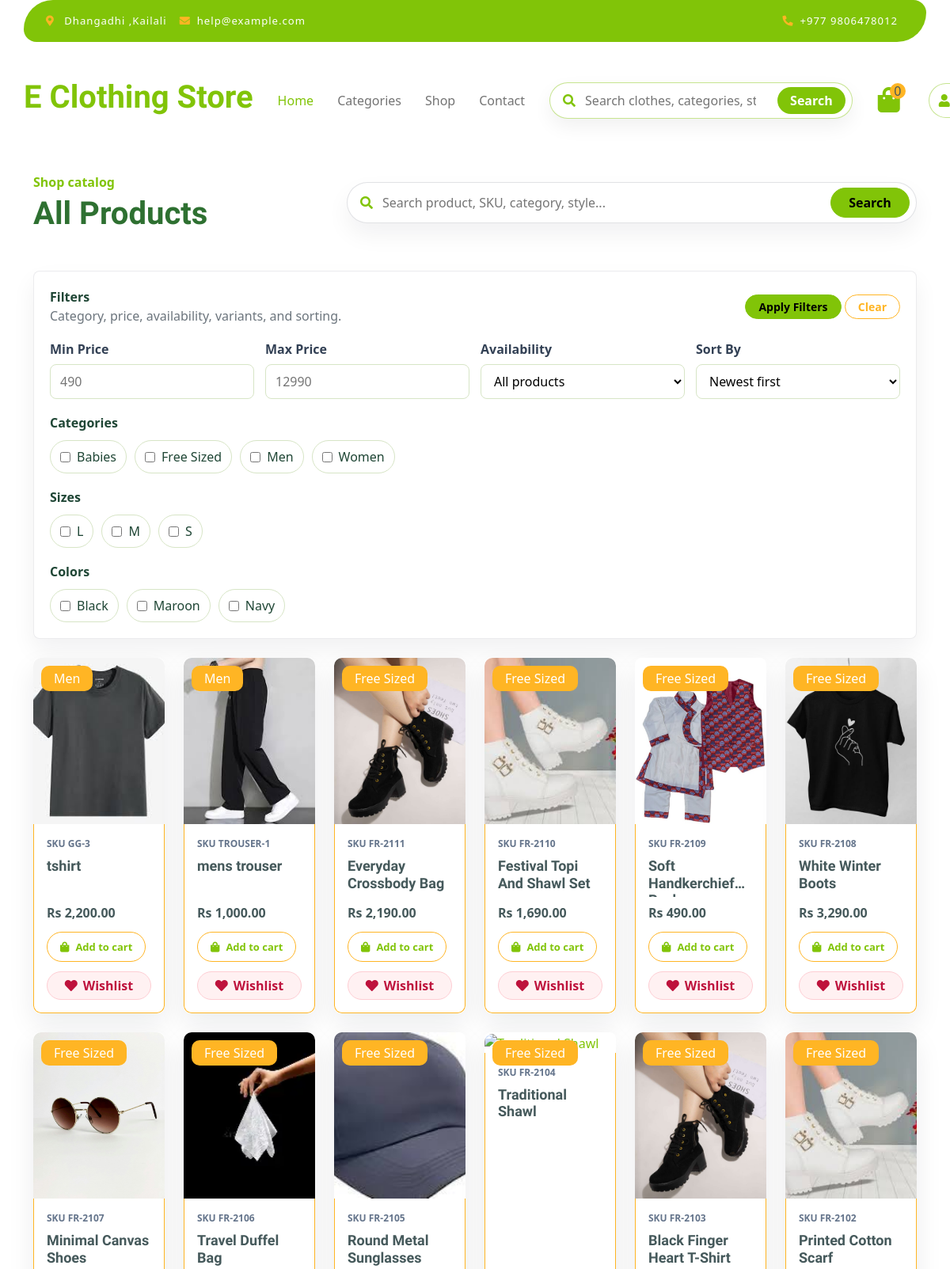
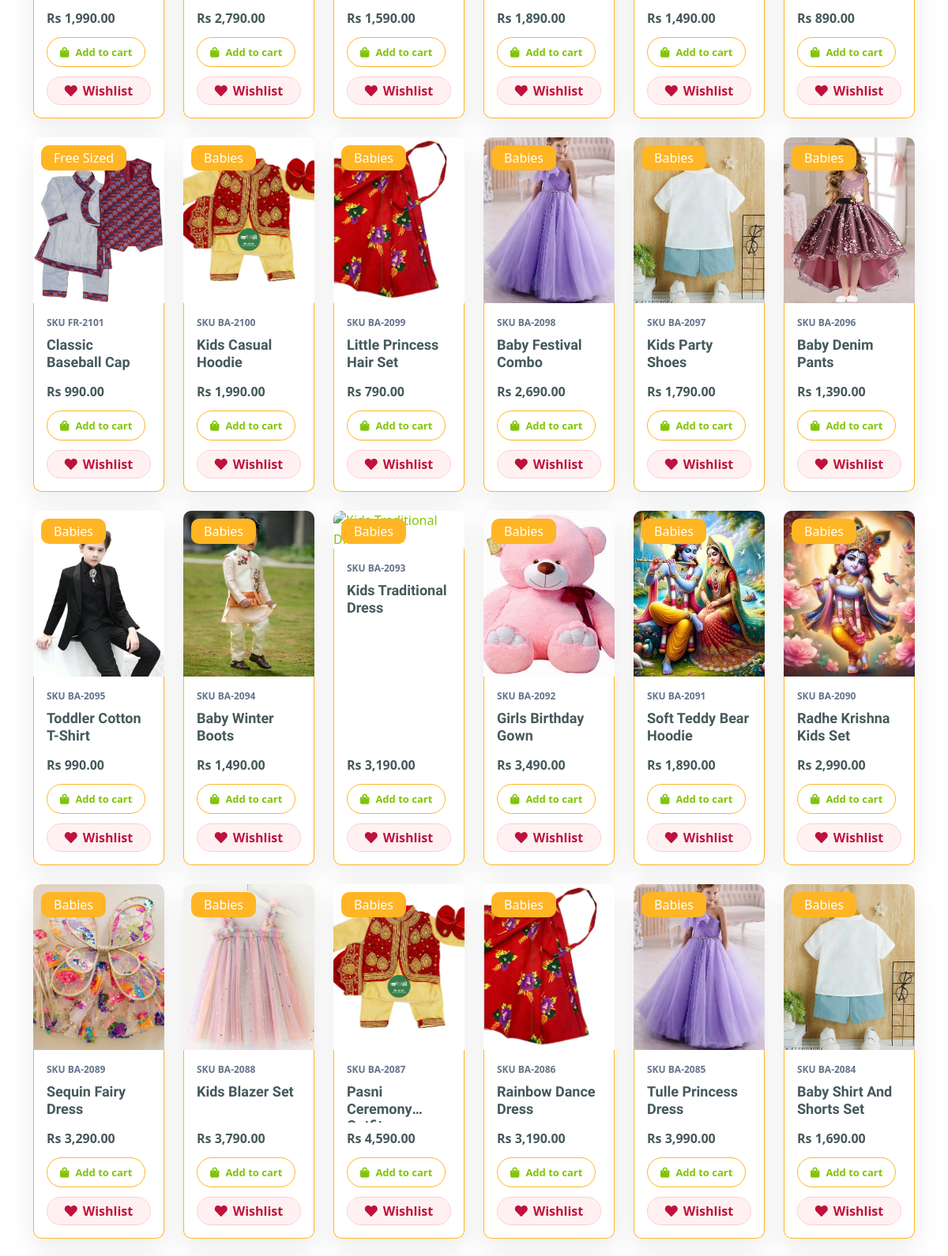
Screenshot of /user/our_shop.php (upper part) with the database file from the repository (2 pictures, top to bottom).
### tables this page shows
CREATE TABLE `category` (
  `id` int NOT NULL AUTO_INCREMENT,
  `name` varchar(100) DEFAULT NULL,
  `description` text,
  `created_at` datetime DEFAULT CURRENT_TIMESTAMP,
  `deleted_at` datetime DEFAULT NULL,
  PRIMARY KEY (`id`)
);

CREATE TABLE `product` (
  `id` int NOT NULL AUTO_INCREMENT,
  `name` varchar(100) DEFAULT NULL,
  `description` text,
  `price` decimal(10,2) DEFAULT NULL,
  `quantity` int DEFAULT NULL,
  `sku` varchar(100) DEFAULT NULL,
  `category_id` int DEFAULT NULL,
  `image` varchar(255) DEFAULT NULL,
  `created_at` datetime DEFAULT CURRENT_TIMESTAMP,
  `deleted_at` datetime DEFAULT NULL,
  PRIMARY KEY (`id`),
  KEY `category_id` (`category_id`),
  CONSTRAINT `product_ibfk_1` FOREIGN KEY (`category_id`) REFERENCES `category` (`id`) ON DELETE CASCADE
);

CREATE TABLE `store_settings` (
  `id` int NOT NULL AUTO_INCREMENT,
  `store_name` varchar(255) NOT NULL,
  `store_logo` varchar(255) DEFAULT NULL,
  `contact_number` varchar(50) DEFAULT NULL,
  `store_email` varchar(255) DEFAULT NULL,
  `store_address` varchar(255) DEFAULT NULL,
  `store_information` text,
  `established_date` varchar(50) DEFAULT NULL,
  `currency_code` varchar(10) NOT NULL DEFAULT 'NPR',
  `currency_symbol` varchar(20) NOT NULL DEFAULT 'Rs',
  PRIMARY KEY (`id`)
);

### includes/store.php (called while the page is built, shortened)
<?php
function ensure_store_settings_schema(mysqli $con): void
{
    mysqli_query($con, "
        CREATE TABLE IF NOT EXISTS store_settings (
            id INT NOT NULL AUTO_INCREMENT,
            store_name VARCHAR(255) NOT NULL DEFAULT 'E-Clothing Store',
            store_logo VARCHAR(255) DEFAULT NULL,
            contact_number VARCHAR(30) NOT NULL DEFAULT '+9779806478012',
            store_email VARCHAR(255) NOT NULL DEFAULT 'help@example.com',
            store_address TEXT,
            store_information TEXT,
            established_date DATE DEFAULT NULL,
            currency_code VARCHAR(10) NOT NULL DEFAULT 'NPR',
            currency_symbol VARCHAR(20) NOT NULL DEFAULT 'Rs',
            PRIMARY KEY (id)
        ) ENGINE=InnoDB DEFAULT CHARSET=utf8mb4 COLLATE=utf8mb4_general_ci
    ");
    $columns = [];
    $result = mysqli_query($con, "SHOW COLUMNS FROM store_settings");
    while ($result && $row = mysqli_fetch_assoc($result)) {
        $columns[] = $row['Field'];
    }
    $missing = [
        'store_name' => "ADD store_name varchar(255) NOT NULL DEFAULT 'E-Clothing Store' AFTER id",
        'store_logo' => "ADD store_logo varchar(255) DEFAULT NULL AFTER store_name",
        'contact_number' => "ADD contact_number varchar(30) NOT NULL DEFAULT '+9779806478012' AFTER store_logo",
        'store_email' => "ADD store_email varchar(255) NOT NULL DEFAULT 'help@example.com' AFTER contact_number",
        'store_address' => "ADD store_address text AFTER store_email",
        'store_information' => "ADD store_information text AFTER store_address",
        'established_date' => "ADD established_date date DEFAULT NULL AFTER store_information",
        'currency_code' => "ADD currency_code varchar(10) NOT NULL DEFAULT 'NPR' AFTER established_date",
        'currency_symbol' => "ADD currency_symbol varchar(20) NOT NULL DEFAULT 'Rs' AFTER currency_code",
    ];
    $countResult = mysqli_query($con, "SELECT COUNT(*) AS total FROM store_settings");
    $count = $countResult ? (int) (mysqli_fetch_assoc($countResult)['total'] ?? 0) : 0;
}
function get_store_settings(mysqli $con): array
{
    ensure_store_settings_schema($con);
    $result = mysqli_query($con, "SELECT * FROM store_settings ORDER BY id DESC LIMIT 1");
    $settings = $result ? (mysqli_fetch_assoc($result) ?: []) : [];
    return array_merge([
        'store_name' => 'E-Clothing Store',
        'store_logo' => null,
        'contact_number' => '+9779806478012',
        'store_email' => 'help@example.com',
        'store_address' => 'Dhangadhi, Kailali Nepal',
        'store_information' => 'Quality fashion, fast service, and reliable Cash on Delivery across Nepal.',
        'currency_code' => 'NPR',
        'currency_symbol' => 'Rs',
    ], $settings);
}
function currency_symbol(?mysqli $con = null): string
{
    static $symbol = null;
    if ($symbol !== null) {
        return $symbol;
    }
    $localConnection = false;
    $settings = get_store_settings($con);
    $symbol = trim($settings['currency_symbol'] ?? 'Rs') ?: 'Rs';
    return $symbol;
}
function money(float $amount, ?mysqli $con = null): string
{
    return htmlspecialchars(currency_symbol($con)) . ' ' . number_format($amount, 2);
}

### user/our_shop.php (the view, shortened to what this page needs)
<?php
include("includes/header.php");
require_once __DIR__ . '/../includes/store.php';
require_once __DIR__ . '/../includes/product_variants.php';
$con = db_connect();
$categoryResult = mysqli_query($con, "SELECT id, name FROM category WHERE deleted_at IS NULL ORDER BY name ASC");
$categories = [];
while ($category = mysqli_fetch_assoc($categoryResult)) {
    $categories[] = $category;
}
$rangeResult = mysqli_query($con, "SELECT MIN(price) AS min_price, MAX(price) AS max_price FROM product WHERE deleted_at IS NULL");
$priceRange = mysqli_fetch_assoc($rangeResult) ?: ['min_price' => 0, 'max_price' => 0];
$sizes = [];
$sizeResult = mysqli_query($con, "SELECT DISTINCT variation_value FROM productdetail WHERE LOWER(variation_key) = 'size' AND deleted_at IS NULL ORDER BY variation_value ASC");
while ($sizeResult && $row = mysqli_fetch_assoc($sizeResult)) {
    if ($row['variation_value'] !== '') {
        $sizes[] = $row['variation_value'];
    }
}
$colors = [];
$colorResult = mysqli_query($con, "SELECT DISTINCT variation_value FROM productdetail WHERE LOWER(variation_key) = 'color' AND deleted_at IS NULL ORDER BY variation_value ASC");
while ($colorResult && $row = mysqli_fetch_assoc($colorResult)) {
    if ($row['variation_value'] !== '') {
        $colors[] = $row['variation_value'];
    }
}
$search = trim($_GET['q'] ?? '');
$selectedCategories = isset($_GET['categories']) ? array_map('intval', (array) $_GET['categories']) : [];
$selectedSizes = isset($_GET['sizes']) ? array_map('strval', (array) $_GET['sizes']) : [];
$selectedColors = isset($_GET['colors']) ? array_map('strval', (array) $_GET['colors']) : [];
$stock = $_GET['stock'] ?? 'all';
$sort = $_GET['sort'] ?? 'newest';
$conditions = ["p.deleted_at IS NULL"];
$orderMap = [
    'newest' => 'p.created_at DESC',
    'price_low' => 'p.price ASC',
    'price_high' => 'p.price DESC',
    'name' => 'p.name ASC',
    'stock' => 'p.quantity DESC',
];
$orderBy = $orderMap[$sort] ?? $orderMap['newest'];
$where = implode(' AND ', $conditions);
$sql = "SELECT p.*, c.name AS category_name
        FROM product p
        LEFT JOIN category c ON p.category_id = c.id
        WHERE $where
        ORDER BY $orderBy";
$result = mysqli_query($con, $sql);
?>
<div class="container-fluid clothing py-5" style="padding-top: 170px !important;">
    <div class="container py-5">
        <div class="shop-toolbar mb-5">
            <div>
                <p class="text-primary fw-bold mb-1">Shop catalog</p>
                <h1 class="mb-0">All Products</h1>
            </div>
            <form method="GET" class="shop-search">
                <i class="fas fa-search"></i>
                <input type="search" name="q" id="searchBox" value="<?= htmlspecialchars($search) ?>" placeholder="Search product, SKU, category, style...">
                <button class="btn btn-primary" type="submit">Search</button>
            </form>
        </div>
        <form method="GET" class="filter-panel advanced-filter-panel mb-4">
            <div class="filter-header">
                <div>
                    <strong>Filters</strong>
                    <p class="text-muted mb-0">Category, price, availability, variants, and sorting.</p>
                </div>
                <div>
                    <button type="submit" class="btn btn-primary btn-sm rounded-pill px-3">Apply Filters</button>
                    <a href="our_shop.php" class="btn btn-outline-secondary btn-sm rounded-pill px-3">Clear</a>
                </div>
            </div>
            <div class="filter-grid">
                <label>
                    <span>Min Price</span>
                    <input type="number" name="min_price" min="0" step="1" value="<?= htmlspecialchars((string) ($_GET['min_price'] ?? '')) ?>" placeholder="<?= (int) $priceRange['min_price'] ?>">
                </label>
                <label>
                    <span>Max Price</span>
                    <input type="number" name="max_price" min="0" step="1" value="<?= htmlspecialchars((string) ($_GET['max_price'] ?? '')) ?>" placeholder="<?= (int) $priceRange['max_price'] ?>">
                </label>
                <label>
                    <span>Availability</span>
                    <select name="stock">
                        <option value="all" <?= $stock === 'all' ? 'selected' : '' ?>>All products</option>
                    </select>
                </label>
                <label>
                    <span>Sort By</span>
                    <select name="sort">
                        <option value="newest" <?= $sort === 'newest' ? 'selected' : '' ?>>Newest first</option>
                    </select>
                </label>
            </div>
            <div class="filter-block">
                <strong>Categories</strong>
                <div class="filter-categories">
                    <?php foreach ($categories as $category): ?>
                        <label>
                            <input type="checkbox" name="categories[]" value="<?= (int) $category['id'] ?>" <?= in_array((int) $category['id'], $selectedCategories, true) ? 'checked' : '' ?>>
                            <?= htmlspecialchars($category['name']) ?>
                        </label>
                    <?php endforeach; ?>
                </div>
            </div>
            <?php if (!empty($sizes)): ?>
                <div class="filter-block">
                    <strong>Sizes</strong>
                    <div class="filter-categories">
                        <?php foreach ($sizes as $size): ?>
                            <label><input type="checkbox" name="sizes[]" value="<?= htmlspecialchars($size) ?>" <?= in_array($size, $selectedSizes, true) ? 'checked' : '' ?>><?= htmlspecialchars($size) ?></label>
                        <?php endforeach; ?>
                    </div>
                </div>
            <?php endif; ?>
            <?php if (!empty($colors)): ?>
                <div class="filter-block">
                    <strong>Colors</strong>
                    <div class="filter-categories">
                        <?php foreach ($colors as $color): ?>
                            <label><input type="checkbox" name="colors[]" value="<?= htmlspecialchars($color) ?>" <?= in_array($color, $selectedColors, true) ? 'checked' : '' ?>><?= htmlspecialchars($color) ?></label>
                        <?php endforeach; ?>
                    </div>
                </div>
            <?php endif; ?>
        </form>
        <div class="row g-4" id="productList">
            <?php if ($result && mysqli_num_rows($result) > 0): ?>
                <?php while ($product = mysqli_fetch_assoc($result)): ?>
                    <div class="col-md-6 col-lg-4 col-xl-2 product-card" data-id="<?= (int) $product['id']; ?>"
                        data-name="<?= htmlspecialchars(strtolower($product['name']), ENT_QUOTES); ?>" data-sku="<?= htmlspecialchars(strtolower($product['sku']), ENT_QUOTES); ?>"
                        data-description="<?= htmlspecialchars(strtolower($product['description']), ENT_QUOTES); ?>" data-price="<?= (float) $product['price']; ?>"
                        data-category="<?= htmlspecialchars(strtolower($product['category_name']), ENT_QUOTES); ?>">
                        <div class="rounded position-relative clothing-item">
                            <a href="product_details.php?id=<?= (int) $product['id']; ?>">
                                <img src="../assets/images/<?= htmlspecialchars($product['image']); ?>"
                                    class="img-fluid w-100 rounded-top" alt="<?= htmlspecialchars($product['name']); ?>">
                            </a>
                            <div class="text-white bg-secondary px-3 py-1 rounded position-absolute product-badge" style="top: 10px; left: 10px;">
                                <?= htmlspecialchars($product['category_name']); ?>
                            </div>
                            <div class="p-4 border border-secondary border-top-0 rounded-bottom">
                                <span class="product-meta">SKU <?= htmlspecialchars($product['sku']); ?></span>
                                <h5><?= htmlspecialchars($product['name']); ?></h5>
                                <div class="d-flex justify-content-between flex-lg-wrap">
                                    <span class="text-dark fs-5 fw-bold"><?= money((float) $product['price'], $con); ?></span>
                                    <?php if ((int) $product['quantity'] > 0): ?>
                                        <a href="add_to_cart.php?id=<?= (int) $product['id']; ?>&quantity=1" class="btn border border-secondary rounded-pill px-3 text-primary">
                                            <i class="fa fa-shopping-bag me-2 text-primary"></i> Add to cart
                                        </a>
                                    <?php else: ?>
                                        <button class="btn border border-secondary rounded-pill px-3 text-danger" disabled>Out of Stock</button>
                                    <?php endif; ?>
                                </div>
                                <a href="<?= isset($_SESSION['user_id']) ? 'add_to_wishlist.php?id=' . (int) $product['id'] : 'Userlogin.php' ?>"
                                    class="wishlist-card-action" title="Add to wishlist">
                                    <i class="fas fa-heart"></i> Wishlist
                                </a>
                            </div>
                        </div>
                    </div>
                <?php endwhile; ?>
            <?php else: ?>
                <div class="col-12">
                    <div class="alert alert-warning">No products match the selected filters.</div>
                </div>
            <?php endif; ?>
        </div>
    </div>
</div>

### rows the page displays
category: name "Babies"
category: name "Free Sized"
category: name "Men"
category: name "Women"
product: image (picture), category.name "Men", sku "GG-3", name "tshirt", price.currency_symbol "Rs 2,200.00"
product: image (picture), category.name "Men", sku "TROUSER-1", name "mens trouser", price.currency_symbol "Rs 1,000.00"
product: image (picture), category.name "Free Sized", sku "FR-2111", name "Everyday Crossbody Bag", price.currency_symbol "Rs 2,190.00"
product: image (picture), category.name "Free Sized", sku "FR-2110", name "Festival Topi And Shawl Set", price.currency_symbol "Rs 1,690.00"
product: image (picture), category.name "Free Sized", sku "FR-2109", name "Soft…", price.currency_symbol "Rs 490.00"
product: image (picture), category.name "Free Sized", sku "FR-2108", name "White Winter Boots", price.currency_symbol "Rs 3,290.00"
product: image (picture), category.name "Free Sized", sku "FR-2107", name "Minimal Canvas Shoes", price.currency_symbol "Rs 1,990.00"
product: image (picture), category.name "Free Sized", sku "FR-2106", name "Travel Duffel Bag", price.currency_symbol "Rs 2,790.00"
product: image (picture), category.name "Free Sized", sku "FR-2105", name "Round Metal Sunglasses", price.currency_symbol "Rs 1,590.00"
product: category.name "Free Sized", sku "FR-2104", name "Traditional Shawl", price.currency_symbol "Rs 1,890.00"
product: image (picture), category.name "Free Sized", sku "FR-2103", name "Black Finger Heart T-Shirt", price.currency_symbol "Rs 1,490.00"
product: image (picture), category.name "Free Sized", sku "FR-2102", name "Printed Cotton Scarf", price.currency_symbol "Rs 890.00"
product: image (picture), category.name "Free Sized", sku "FR-2101", name "Classic Baseball Cap", price.currency_symbol "Rs 990.00"
product: image (picture), category.name "Babies", sku "BA-2100", name "Kids Casual Hoodie", price.currency_symbol "Rs 1,990.00"
product: image (picture), category.name "Babies", sku "BA-2099", name "Little Princess Hair Set", price.currency_symbol "Rs 790.00"
product: image (picture), category.name "Babies", sku "BA-2098", name "Baby Festival Combo", price.currency_symbol "Rs 2,690.00"
product: image (picture), category.name "Babies", sku "BA-2097", name "Kids Party Shoes", price.currency_symbol "Rs 1,790.00"
product: image (picture), category.name "Babies", sku "BA-2096", name "Baby Denim Pants", price.currency_symbol "Rs 1,390.00"
product: image (picture), category.name "Babies", sku "BA-2095", name "Toddler Cotton T-Shirt", price.currency_symbol "Rs 990.00"
product: image (picture), category.name "Babies", sku "BA-2094", name "Baby Winter Boots", price.currency_symbol "Rs 1,490.00"
product: category.name "Babies", sku "BA-2093", name "Kids Traditional Dress", price.currency_symbol "Rs 3,190.00"
product: image (picture), category.name "Babies", sku "BA-2092", name "Girls Birthday Gown", price.currency_symbol "Rs 3,490.00"
product: image (picture), category.name "Babies", sku "BA-2091", name "Soft Teddy Bear Hoodie", price.currency_symbol "Rs 1,890.00"
product: image (picture), category.name "Babies", sku "BA-2090", name "Radhe Krishna Kids Set", price.currency_symbol "Rs 2,990.00"
product: image (picture), category.name "Babies", sku "BA-2089", name "Sequin Fairy Dress", price.currency_symbol "Rs 3,290.00"
product: image (picture), category.name "Babies", sku "BA-2088", name "Kids Blazer Set", price.currency_symbol "Rs 3,790.00"
product: image (picture), category.name "Babies", sku "BA-2087", name "Pasni…", price.currency_symbol "Rs 4,590.00"
product: image (picture), category.name "Babies", sku "BA-2086", name "Rainbow Dance Dress", price.currency_symbol "Rs 3,190.00"
product: image (picture), category.name "Babies", sku "BA-2085", name "Tulle Princess Dress", price.currency_symbol "Rs 3,990.00"
product: image (picture), category.name "Babies", sku "BA-2084", name "Baby Shirt And Shorts Set", price.currency_symbol "Rs 1,690.00"

### other values shown
$cartCount "0"
$size "L"
$size "M"
$size "S"
$color "Black"
$color "Maroon"
$color "Navy"
